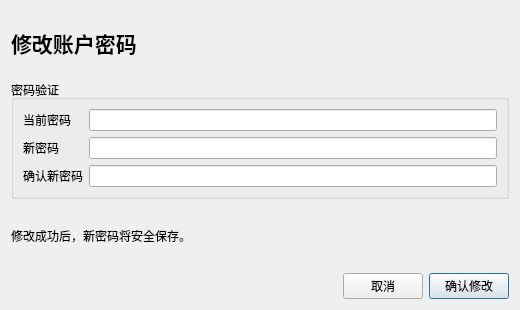
<?xml version="1.0" encoding="UTF-8"?>
<ui version="4.0">
 <class>PasswordDialog</class>
 <widget class="QDialog" name="PasswordDialog">
  <property name="windowTitle"><string>修改密码</string></property>
  <property name="minimumSize"><size><width>520</width><height>310</height></size></property>
  <layout class="QVBoxLayout" name="passwordDialogLayout">
   <item><widget class="QLabel" name="passwordDialogTitleLabel"><property name="font"><font><pointsize>16</pointsize><bold>true</bold></font></property><property name="text"><string>修改账户密码</string></property></widget></item>
   <item><widget class="QGroupBox" name="passwordGroupBox"><property name="title"><string>密码验证</string></property><layout class="QFormLayout" name="passwordFormLayout"><item row="0" column="0"><widget class="QLabel" name="currentPasswordLabel"><property name="text"><string>当前密码</string></property></widget></item><item row="0" column="1"><widget class="QLineEdit" name="currentPasswordEdit"><property name="echoMode"><enum>QLineEdit::Password</enum></property></widget></item><item row="1" column="0"><widget class="QLabel" name="newPasswordLabel"><property name="text"><string>新密码</string></property></widget></item><item row="1" column="1"><widget class="QLineEdit" name="newPasswordEdit"><property name="echoMode"><enum>QLineEdit::Password</enum></property></widget></item><item row="2" column="0"><widget class="QLabel" name="confirmNewPasswordLabel"><property name="text"><string>确认新密码</string></property></widget></item><item row="2" column="1"><widget class="QLineEdit" name="confirmNewPasswordEdit"><property name="echoMode"><enum>QLineEdit::Password</enum></property></widget></item></layout></widget></item>
   <item><widget class="QLabel" name="passwordMessageLabel"><property name="text"><string>修改成功后，新密码将安全保存。</string></property><property name="wordWrap"><bool>true</bool></property></widget></item>
   <item><layout class="QHBoxLayout" name="passwordButtonLayout"><item><spacer name="passwordButtonSpacer"><property name="orientation"><enum>Qt::Horizontal</enum></property><property name="sizeHint" stdset="0"><size><width>40</width><height>20</height></size></property></spacer></item><item><widget class="QPushButton" name="cancelPasswordButton"><property name="text"><string>取消</string></property></widget></item><item><widget class="QPushButton" name="confirmPasswordButton"><property name="text"><string>确认修改</string></property><property name="default"><bool>true</bool></property></widget></item></layout></item>
  </layout>
 </widget>
 <resources/>
 <connections/>
</ui>
